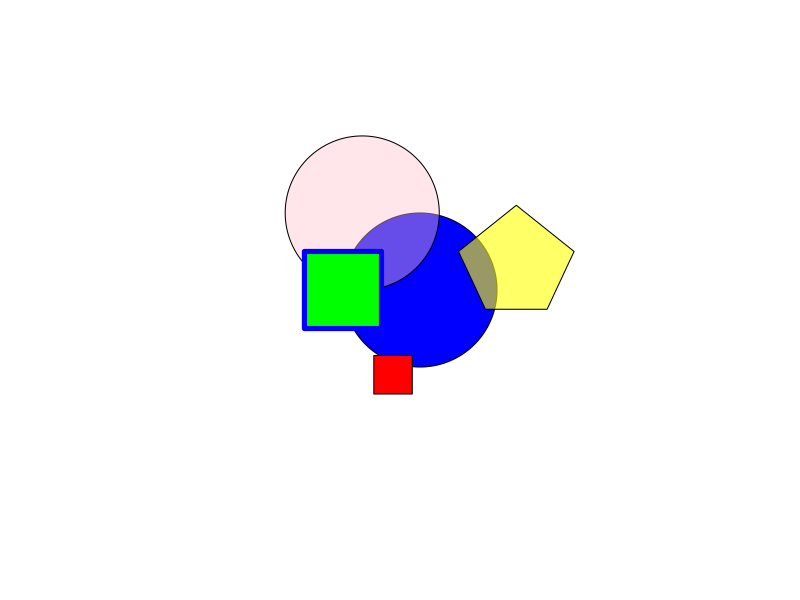

Here is the R script that generated this plot:
## ---- chunk 1
canvas<-function(mn=0, mx=100){
  plot(1:2,ylim=c(mn,mx), xlim=c(mn,mx), asp=1, xaxt="n", yaxt="n", type="n", bty="n", xlab="",ylab="")
  }
circle<-function(x,y,r,ry=r,...){
  angs<-seq(0,2*pi, length=200)
  xpts<-x+r*cos(angs)
  ypts<-y+r*sin(angs)
  polygon(xpts,ypts,...)
}
## ---- chunk 2
canvas()
circle(50,50,20, col="blue", border=NULL)
circle(35,70,r=20,ry=40,col=scales::alpha("pink",0.4), border=NULL)
polygon(c(20,40,40,20),c(40,40,60,60), col="green",border="blue",lwd=5)
polygon(c(38,48,48,38),c(33,33,23,23),col="red",border="black")
polygon(c(67,60,75,90,83),c(45,60,72,60,45),col=scales::alpha("yellow",0.6),border=NULL)
